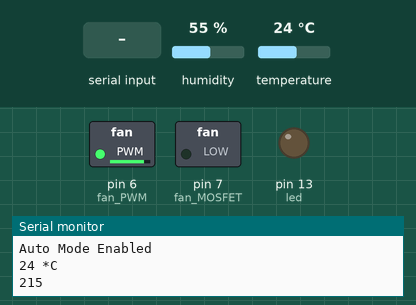
Bench run of a sketch on a simulated Arduino Uno, built with avr-gcc and run on an emulated ATmega328P. On the bench: switched loads named in the sketch (green lamp = pin HIGH), output pins drawn as LEDs (lit = HIGH), the last lines printed to the serial monitor. The test bench sets the inputs (shaded band); at power-on: temperature 24 °C, humidity 55 %.

Above: at 5.0 s.
5.1 s: "test" received over Serial
At 6.2 s:
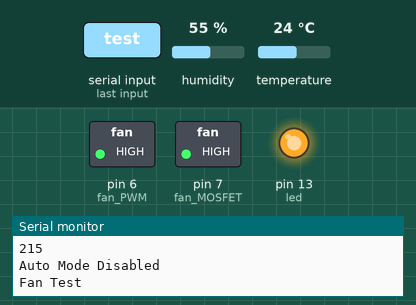
10.6 s: "90,45\n" received over Serial
At 11.7 s:
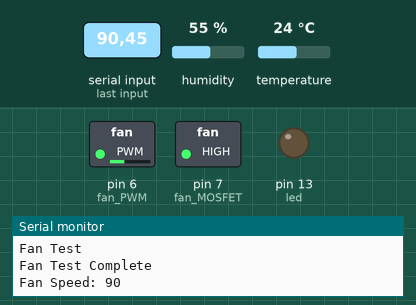
12.1 s: "30,150\n" received over Serial
At 13.0 s:
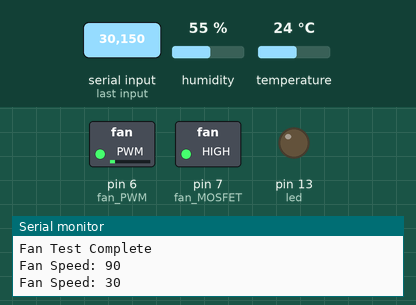
13.6 s: "auto" received over Serial
At 14.8 s:
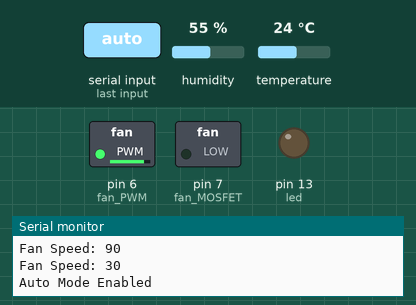
15.1 s: temperature set to 12 °C
At 16.8 s:
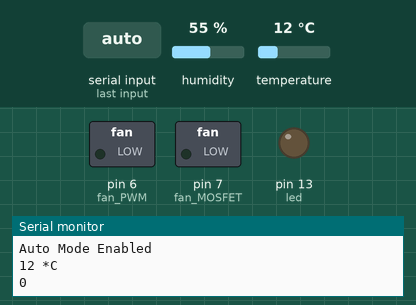
17.1 s: temperature set to 18.2 °C
18.8 s: temperature set to 19.6 °C
At 20.3 s:
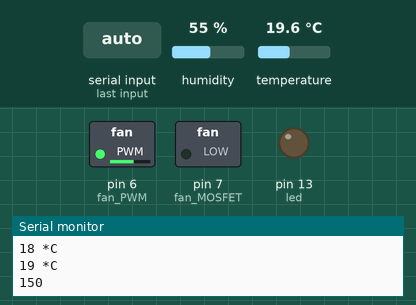
Timing chart, 0 to 21.8 s (numbered marks = the images above; inputs shaded):
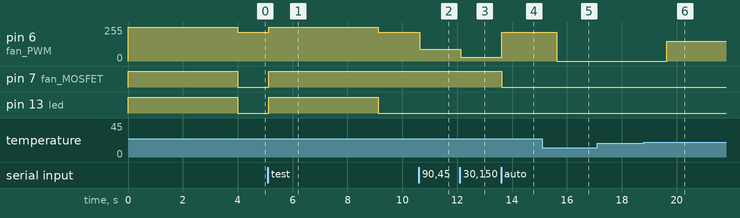

The sketch:

Desk_Fan_Controller.ino
```cpp
#include "DHT.h"
#define DHTPIN 3     // what pin we're connected to
#define DHTTYPE DHT22   // DHT 22  (AM2302)

DHT dht(DHTPIN, DHTTYPE);

int fanSpeed = 0;
int fanSpeed_old = 0;
int commandCheck = 0;
String command;
char werd;
int fan_MOSFET = 7;
int fan_PWM = 6;
int fan_RPM = 5;
int led = 13;
int t_old = 0;

void setup() {
  pinMode(led, OUTPUT);
  pinMode(fan_MOSFET, OUTPUT);
  pinMode(fan_PWM, OUTPUT);
  pinMode(fan_RPM, INPUT);

  digitalWrite(fan_MOSFET, LOW);
  analogWrite(fan_PWM, 0);
  Serial.begin(9600);
  dht.begin();

  testFan();
  autoFan();
}

void testFan() {
  Serial.println("Fan Test");
  digitalWrite(led, HIGH);
  digitalWrite(fan_MOSFET, HIGH);
  analogWrite(fan_PWM, 255);
  delay(4000);
  analogWrite(fan_PWM, fanSpeed);
  digitalWrite(led, LOW);
  Serial.println("Fan Test Complete");
}
void loop() {
  while ( Serial.available() > 0 ) {
    delay(5);
    werd = Serial.read();
    command += werd;
  }
  Serial.flush();
  if ( command.length() > 0 ) {
    if ( command == "test" ) {
      testFan();
    } else if (command == "auto" ) {
      autoFan();
    } else {
      commandCheck = 1;
    }
    if ( commandCheck == 1 ) {
      fanSpeed = command.toInt();
      analogWrite(fan_PWM, fanSpeed);
      Serial.print("Fan Speed: ");
      Serial.println(fanSpeed);
      commandCheck = 0;
    }
    command = "";
    clear();
  }
}
void autoFan() {
  Serial.println("Auto Mode Enabled");
  while (Serial.available() < 1) {
    digitalWrite(led, HIGH);
    int t = dht.readTemperature();
    if (t != t_old){
      Serial.print(t);
      Serial.println(" *C");
    }
    t_old = t;

    if(t < 19){
      digitalWrite(fan_MOSFET, LOW);
      fanSpeed = 0;
    }else if (t >= 19 && t <=27){
      digitalWrite(fan_MOSFET, LOW);
      fanSpeed = map(t, 19,27,150,255);
    }else if (t > 27){
      digitalWrite(fan_MOSFET, HIGH);
      fanSpeed = 255;
    }

    analogWrite(fan_PWM, fanSpeed);

    if (fanSpeed != fanSpeed_old){
      Serial.println(fanSpeed);
    }
    fanSpeed_old = fanSpeed;

    digitalWrite(led, LOW);
    delay(100);
  }
  Serial.println("Auto Mode Disabled");
}

void clear() {
  Serial.println();
}
```

Measured:
- the behaviour switches between 18.9 and 19 °C on temperature (found by bisection; images 5 and 6)
- after the input at 5.1 s, pin 6 (fan_PWM): 215/255 → 255/255 at once, → 215/255 4.0 s later; pin 7 (fan_MOSFET): LOW → HIGH at once; pin 13 (led): LOW → HIGH at once, → LOW 4.0 s later
- after the input at 10.6 s, pin 6 (fan_PWM): 215/255 → 90/255 at once
- after the input at 12.1 s, pin 6 (fan_PWM): 90/255 → 30/255 at once
- after the input at 13.6 s, pin 6 (fan_PWM): 30/255 → 215/255 at once; pin 7 (fan_MOSFET): HIGH → LOW at once
- after the input at 15.1 s, pin 6 (fan_PWM): 215/255 → 0/255 after 0.53 s
- after the input at 18.8 s, pin 6 (fan_PWM): 0/255 → 150/255 after 0.85 s
